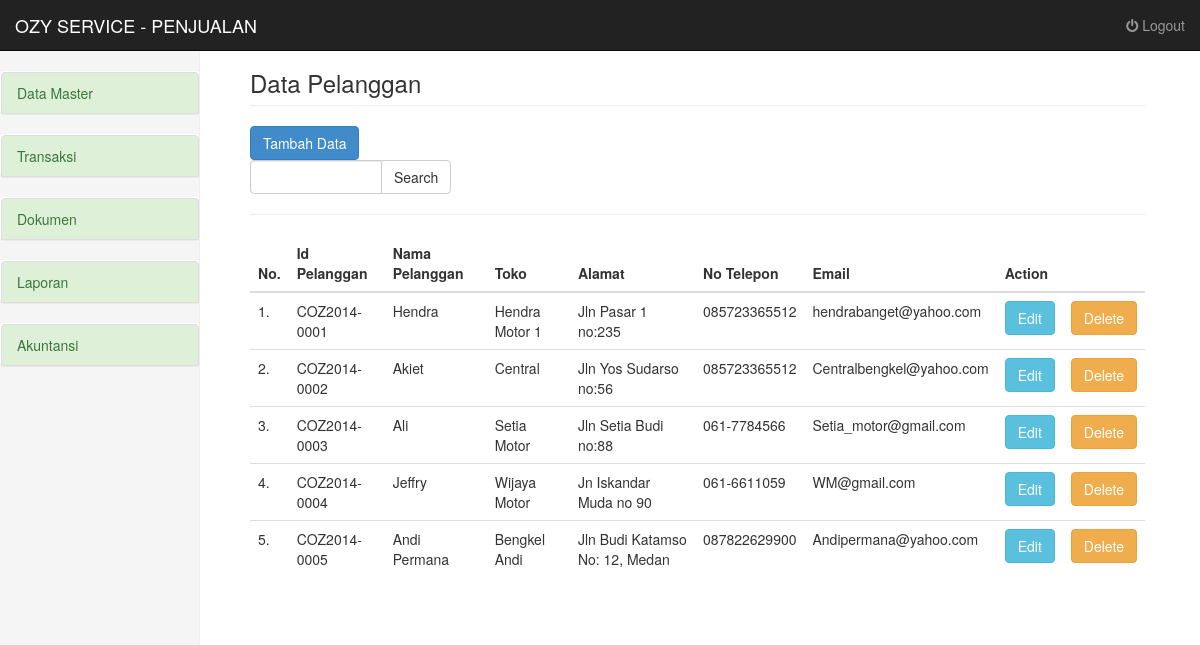
/penjualan/data_master/index.php (signed in), run on the app's committed database.
### tables this page shows
CREATE TABLE IF NOT EXISTS `pelanggan` (
  `id_pelanggan` varchar(20) NOT NULL,
  `nama_pelanggan` text NOT NULL,
  `toko` varchar(20) NOT NULL,
  `alamat` text NOT NULL,
  `no_telepon` text NOT NULL,
  `email` varchar(30) NOT NULL,
  PRIMARY KEY (`id_pelanggan`)
);

### penjualan/data_master/index.php (the view, shortened to what this page needs)
<?php
require_once("../templates/header.php");
$cari = "";
?>
<div class="col-sm-9 col-sm-offset-3 col-md-10 col-md-offset-2 main">
<h3 class="page-header"></i> Data Pelanggan</h3>
  <div class="row">
  <div class="col-md-12">
    <a href="add.php" class="btn btn-primary"></i> Tambah Data</a></br>
  </div>
  <div class="col-lg-3">
    <form class="form-inline" method="GET" action="index.php">
      <div class="input-group">
        <input type="text" class="form-control" name="cari" value="<?php echo $cari; ?>">
        <span class="input-group-btn">
          <button class="btn btn-default" type="submit">Search</button>
        </span>
      </div>
    </form>
  </div>
  </div>
  <div class="row">
  <div class="col-md-12">
    <hr/>
    <?php
      $result = mysql_query("SELECT * FROM pelanggan WHERE id_pelanggan LIKE '%$cari%' OR nama_pelanggan LIKE '%$cari%'");
      $qres = mysql_num_rows($result);
      if($qres != 0){
    ?>
    <table class="table table-hover">
      <thead>
        <tr>
          <th>No.</th>
          <th>Id Pelanggan</th>
          <th>Nama Pelanggan</th>
          <th>Toko</th>
          <th>Alamat</th>
           <th>No Telepon</th>
           <th>Email </th>
          <th colspan="3">Action</th>
        </tr>
      </thead>
      <tbody>
        <?php
        $no = 1;
        $result = mysql_query("SELECT * FROM pelanggan WHERE id_pelanggan LIKE '%$cari%' OR nama_pelanggan LIKE '%$cari%'");
        while($row = mysql_fetch_array($result))
          {
        ?>
        <tr>
          <td><?php echo $no; ?>.</td>
          <td><?php echo $row['id_pelanggan']; ?></td>
          <td><?php echo $row['nama_pelanggan']; ?></td>
          <td><?php echo $row['toko']; ?></td>
          <td><?php echo $row['alamat']; ?></td>
          <td><?php echo $row['no_telepon']; ?></td>
          <td><?php echo $row['email']; ?></td>
          <td><a href="edit.php?id_pelanggan=<?php echo $row['id_pelanggan']; ?>" class="btn btn-info">Edit</a></td>
          <td><a onclick="return confirm('Hapus Data Ini ?')" href="delete.php?id=<?php echo $row['id_pelanggan']; ?>" class="btn btn-warning">Delete</a></td>
        </tr>
        <?php
          $no++;
          }
        ?>
      </tbody>
    </table>
    <?php
      } else {
    ?>
      <h2>Data Tidak Ditemukan</h2>
    <?php
      }
    ?>
  </div>
  </div>
</div>
<?php require_once("../templates/footer.php"); ?>

### assets/css/dashboard.css (style rules this page uses)
body { padding-top: 50px; }
.main { padding: 20px; }
@media (min-width: 768px) { .main { padding-right: 40px; padding-left: 40px; } }
.main .page-header { margin-top: 0; }

### penjualan/templates/header.php (style rules this page uses)
a { color: #444B52; text-decoration: none; }

### data on the page
pelanggan: id_pelanggan "COZ2014-0001", nama_pelanggan "Hendra", toko "Hendra Motor 1", alamat "Jln Pasar 1 no:235", no_telepon "085723365512", email "hendrabanget@yahoo.com"
pelanggan: id_pelanggan "COZ2014-0002", nama_pelanggan "Akiet", toko "Central", alamat "Jln Yos Sudarso no:56", no_telepon "085723365512", email "Centralbengkel@yahoo.com"
pelanggan: id_pelanggan "COZ2014-0003", nama_pelanggan "Ali", toko "Setia Motor", alamat "Jln Setia Budi no:88", no_telepon "061-7784566", email "Setia_motor@gmail.com"
pelanggan: id_pelanggan "COZ2014-0004", nama_pelanggan "Jeffry", toko "Wijaya Motor", alamat "Jn Iskandar Muda no 90", no_telepon "061-6611059", email "WM@gmail.com"
pelanggan: id_pelanggan "COZ2014-0005", nama_pelanggan "Andi Permana", toko "Bengkel Andi", alamat "Jln Budi Katamso No: 12, Medan", no_telepon "087822629900", email "Andipermana@yahoo.com"
